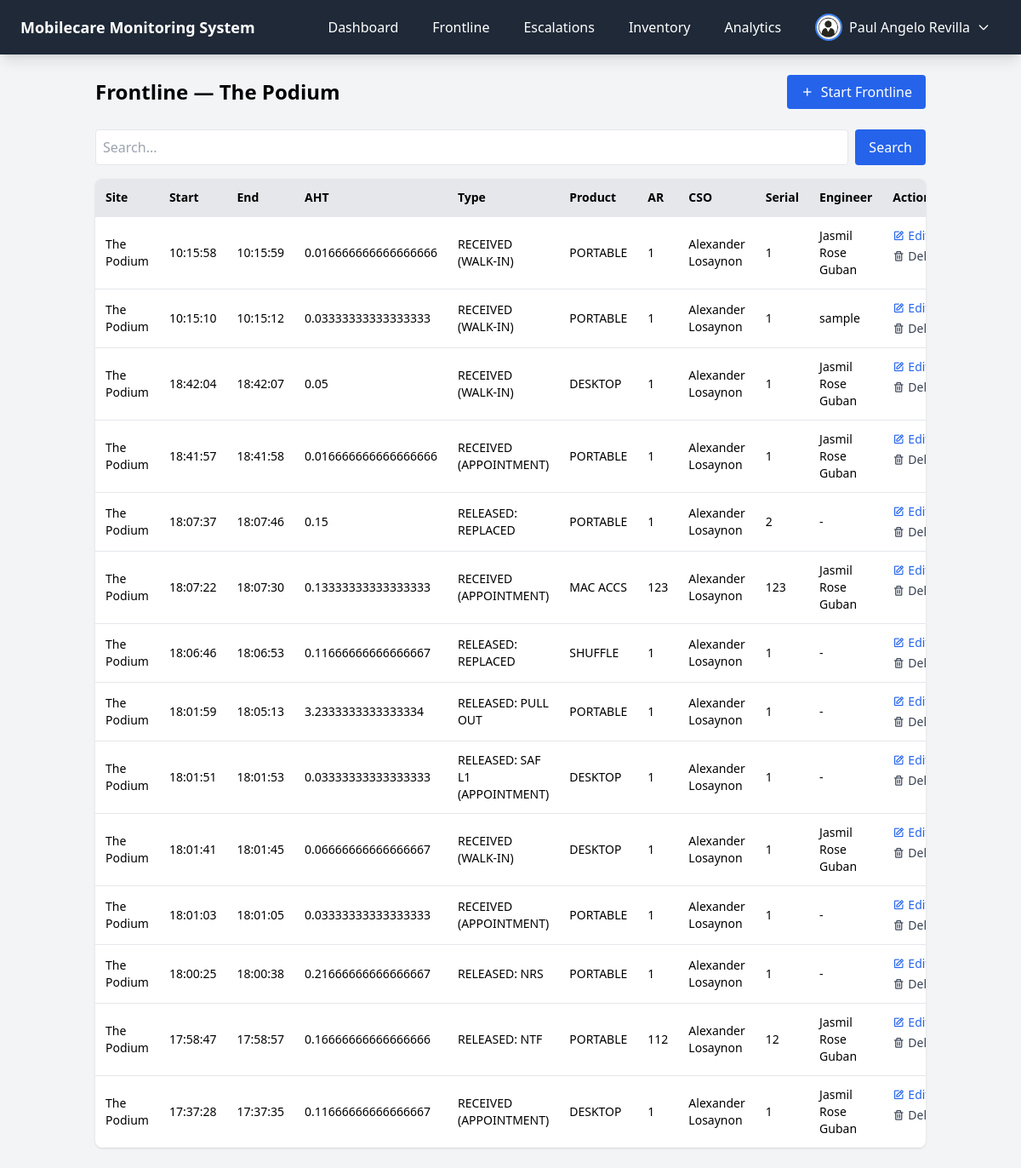
/modules/frontline.php (signed in), run on the app's committed database.
### tables this page shows
CREATE TABLE `frontline` (
  `id` int(10) UNSIGNED NOT NULL,
  `site` varchar(100) NOT NULL,
  `start_time` time NOT NULL,
  `end_time` time DEFAULT NULL,
  `aht` varchar(20) DEFAULT NULL,
  `type` varchar(50) DEFAULT NULL,
  `product` varchar(50) DEFAULT NULL,
  `ar` varchar(50) DEFAULT NULL,
  `cso` varchar(100) NOT NULL,
  `serial_number` varchar(50) DEFAULT NULL,
  `is_deleted` tinyint(1) DEFAULT 0,
  `created_at` timestamp NOT NULL DEFAULT current_timestamp(),
  `updated_at` timestamp NOT NULL DEFAULT current_timestamp() ON UPDATE current_timestamp(),
  `engineer` varchar(255) DEFAULT NULL
);

### modules/frontline.php (the view, shortened to what this page needs)
<?php
require '../config/database.php';
function e($value){ return htmlspecialchars($value ?? '', ENT_QUOTES, 'UTF-8'); }
$user_id = $_SESSION['user_id'];
$role = $_SESSION['role'];
$userStmt = $conn->prepare("SELECT name, site FROM users WHERE id=?");
$userStmt->bind_param("i", $user_id);
$userStmt->execute();
$userData = $userStmt->get_result()->fetch_assoc();
$site = $userData['site'];
$search = $_GET['search']??'';
$search_param="%$search%";
if($role==='super_admin'){
    $stmt=$conn->prepare("SELECT * FROM frontline WHERE is_deleted=0 AND (site LIKE ? OR product LIKE ? OR type LIKE ? OR ar LIKE ? OR cso LIKE ? OR serial_number LIKE ?) ORDER BY id DESC");
    $stmt->bind_param("ssssss",$search_param,$search_param,$search_param,$search_param,$search_param,$search_param);
} else {
    $stmt=$conn->prepare("SELECT * FROM frontline WHERE site=? AND is_deleted=0 AND (product LIKE ? OR type LIKE ? OR ar LIKE ? OR cso LIKE ? OR serial_number LIKE ?) ORDER BY id DESC");
    $stmt->bind_param("ssssss",$site,$search_param,$search_param,$search_param,$search_param,$search_param);
}
$stmt->execute(); $frontlines=$stmt->get_result();
?>
<!DOCTYPE html>
<html>
<head>
<script src="https://cdn.tailwindcss.com"></script>
<link href='https://unpkg.com/boxicons@2.1.4/css/boxicons.min.css' rel='stylesheet'>
</head>
<body class="bg-gray-100 min-h-screen">
<?php include '../layouts/navbar.php'; ?>
<div class="container mx-auto p-6">
    <div class="flex justify-between items-center mb-6">
        <h1 class="text-2xl font-bold">Frontline <?= $role==='super_admin'?'(All Sites)':'— '.e($site) ?></h1>
        <button onclick="openModal('start')" class="bg-blue-600 text-white px-4 py-2 rounded flex items-center gap-2 hover:bg-blue-700"><i class='bx bx-plus'></i> Start Frontline</button>
    </div>
    <form method="GET" class="mb-4 flex gap-2" onsubmit="document.getElementById('overlay').style.display='flex'">
        <input type="text" name="search" value="<?= e($search) ?>" placeholder="Search..." class="border p-2 rounded w-full">
        <button type="submit" class="bg-blue-600 text-white px-4 py-2 rounded hover:bg-blue-700">Search</button>
    </form>
    <div class="bg-white shadow rounded-lg overflow-x-auto">
        <table class="w-full text-sm text-left">
            <thead class="bg-gray-200"><tr>
                <th class="p-3">Site</th><th class="p-3">Start</th><th class="p-3">End</th><th class="p-3">AHT</th><th class="p-3">Type</th>
                <th class="p-3">Product</th><th class="p-3">AR</th><th class="p-3">CSO</th><th class="p-3">Serial</th>
                <th class="p-3">Engineer</th><th class="p-3">Action</th>
            </tr></thead>
            <tbody>
            <?php while($f=$frontlines->fetch_assoc()): ?>
            <tr class="border-t hover:bg-gray-50">
                <td class="p-3"><?= e($f['site']) ?></td>
                <td class="p-3"><?= e($f['start_time']) ?></td>
                <td class="p-3"><?= e($f['end_time']?:'-') ?></td>
                <td class="p-3"><?= e($f['aht']?:'-') ?></td>
                <td class="p-3"><?= e($f['type']) ?></td>
                <td class="p-3"><?= e($f['product']) ?></td>
                <td class="p-3"><?= e($f['ar']) ?></td>
                <td class="p-3"><?= e($f['cso']) ?></td>
                <td class="p-3"><?= e($f['serial_number']) ?></td>
                <td class="p-3"><?= e($f['engineer']?:'-') ?></td>
                <td class="p-3 flex flex-col gap-1">
                    <button onclick="openModal('edit',<?= $f['id'] ?>,'<?= e($f['type']) ?>','<?= e($f['product']) ?>','<?= e($f['ar']) ?>','<?= e($f['serial_number']) ?>','<?= e($f['engineer']) ?>')" class="text-blue-600 hover:text-blue-800 flex items-center gap-1"><i class='bx bx-edit'></i> Edit</button>
                    <form method="POST" onsubmit="return confirm('Are you sure?');">
                        <button class="text-gray-700 hover:text-black flex items-center gap-1"><i class='bx bx-trash'></i> Delete</button>
                    </form>
                </td>
            </tr>
            <?php endwhile;?>
            </tbody>
        </table>
    </div>
</div>
</body>
</html>

### data on the page
frontline: site "The Podium", start_time "10:15:58", end_time "10:15:59", aht "0.016666666666666666", type "RECEIVED (WALK-IN)", product "PORTABLE", ar "1", cso "Alexander Losaynon", serial_number "1", engineer "Jasmil Rose Guban"
frontline: site "The Podium", start_time "10:15:10", end_time "10:15:12", aht "0.03333333333333333", type "RECEIVED (WALK-IN)", product "PORTABLE", ar "1", cso "Alexander Losaynon", serial_number "1", engineer "sample"
frontline: site "The Podium", start_time "18:42:04", end_time "18:42:07", aht "0.05", type "RECEIVED (WALK-IN)", product "DESKTOP", ar "1", cso "Alexander Losaynon", serial_number "1", engineer "Jasmil Rose Guban"
frontline: site "The Podium", start_time "18:41:57", end_time "18:41:58", aht "0.016666666666666666", type "RECEIVED (APPOINTMENT)", product "PORTABLE", ar "1", cso "Alexander Losaynon", serial_number "1", engineer "Jasmil Rose Guban"
frontline: site "The Podium", start_time "18:07:37", end_time "18:07:46", aht "0.15", type "RELEASED: REPLACED", product "PORTABLE", ar "1", cso "Alexander Losaynon", serial_number "2", engineer "-"
frontline: site "The Podium", start_time "18:07:22", end_time "18:07:30", aht "0.13333333333333333", type "RECEIVED (APPOINTMENT)", product "MAC ACCS", ar "123", cso "Alexander Losaynon", serial_number "123", engineer "Jasmil Rose Guban"
frontline: site "The Podium", start_time "18:06:46", end_time "18:06:53", aht "0.11666666666666667", type "RELEASED: REPLACED", product "SHUFFLE", ar "1", cso "Alexander Losaynon", serial_number "1", engineer "-"
frontline: site "The Podium", start_time "18:01:59", end_time "18:05:13", aht "3.2333333333333334", type "RELEASED: PULL OUT", product "PORTABLE", ar "1", cso "Alexander Losaynon", serial_number "1", engineer "-"
frontline: site "The Podium", start_time "18:01:51", end_time "18:01:53", aht "0.03333333333333333", type "RELEASED: SAF L1 (APPOINTMENT)", product "DESKTOP", ar "1", cso "Alexander Losaynon", serial_number "1", engineer "-"
frontline: site "The Podium", start_time "18:01:41", end_time "18:01:45", aht "0.06666666666666667", type "RECEIVED (WALK-IN)", product "DESKTOP", ar "1", cso "Alexander Losaynon", serial_number "1", engineer "Jasmil Rose Guban"
frontline: site "The Podium", start_time "18:01:03", end_time "18:01:05", aht "0.03333333333333333", type "RECEIVED (APPOINTMENT)", product "PORTABLE", ar "1", cso "Alexander Losaynon", serial_number "1", engineer "-"
frontline: site "The Podium", start_time "18:00:25", end_time "18:00:38", aht "0.21666666666666667", type "RELEASED: NRS", product "PORTABLE", ar "1", cso "Alexander Losaynon", serial_number "1", engineer "-"
frontline: site "The Podium", start_time "17:58:47", end_time "17:58:57", aht "0.16666666666666666", type "RELEASED: NTF", product "PORTABLE", ar "112", cso "Alexander Losaynon", serial_number "12", engineer "Jasmil Rose Guban"
frontline: site "The Podium", start_time "17:37:28", end_time "17:37:35", aht "0.11666666666666667", type "RECEIVED (APPOINTMENT)", product "DESKTOP", ar "1", cso "Alexander Losaynon", serial_number "1", engineer "Jasmil Rose Guban"

### other printed values
$_SESSION['name'] "Paul Angelo Revilla"
$site "The Podium"
